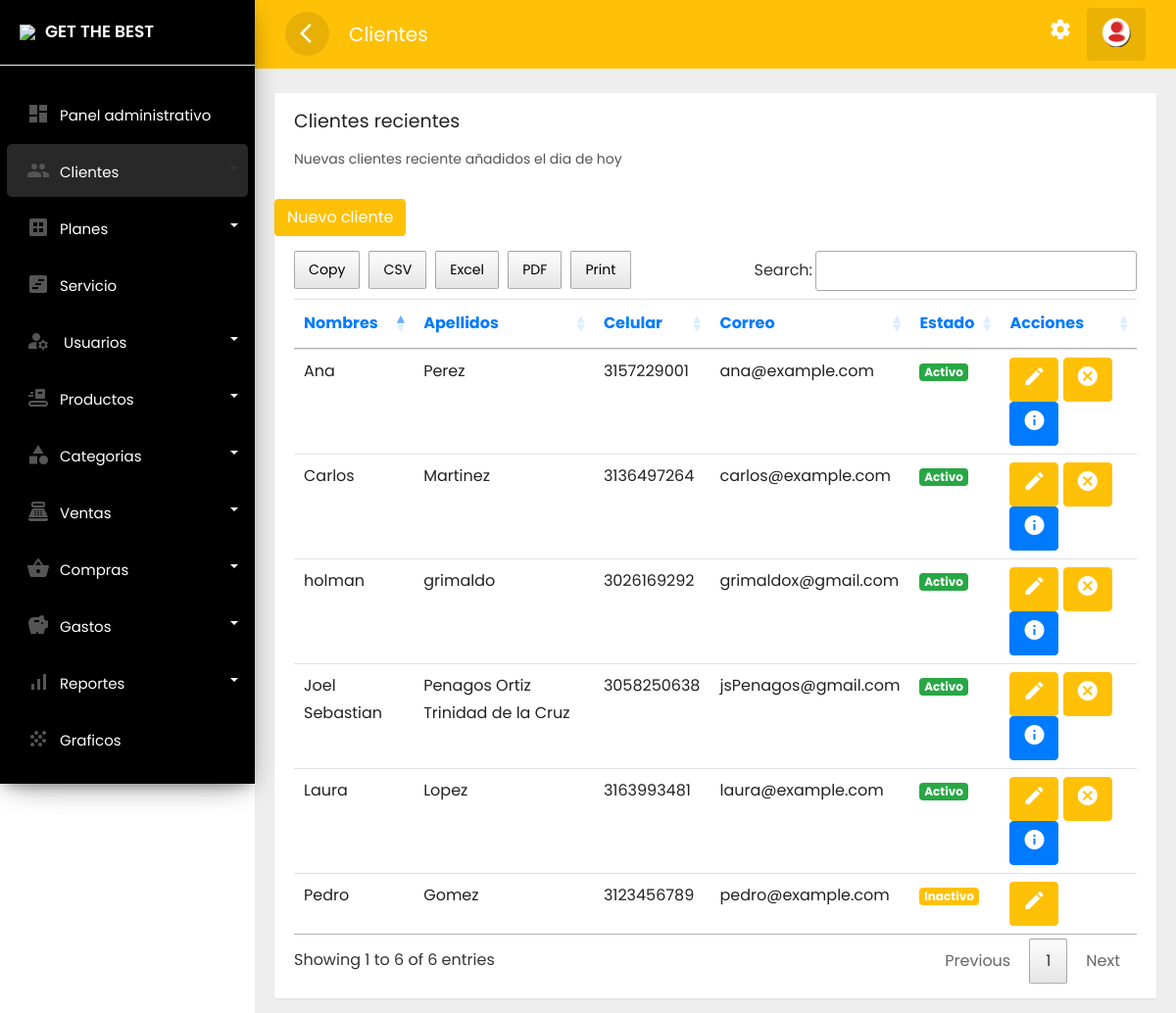
Page /frontend/clientes/mostrar.php (signed in) on the committed database.
### tables this page shows
CREATE TABLE `clientes` (
  `idclie` int(11) NOT NULL,
  `numid` char(8) NOT NULL,
  `nomcli` text NOT NULL,
  `apecli` text NOT NULL,
  `naci` date NOT NULL,
  `correo` varchar(30) NOT NULL,
  `celu` char(10) NOT NULL,
  `estad` varchar(15) NOT NULL,
  `fere` timestamp NOT NULL DEFAULT current_timestamp()
);

### frontend/clientes/mostrar.php (the view, shortened to what this page needs)
<?php if(isset($_SESSION['id'])) { ?>
<!doctype html>
<html lang="es">
  <head>
        <link rel="stylesheet" href="../../backend/css/bootstrap.min.css">
        <link rel="stylesheet" href="../../backend/css/custom.css">
        <link rel="stylesheet" href="../../backend/css/loader.css">
    <link rel="stylesheet" type="text/css" href="../../backend/css/datatable.css">
    <link rel="stylesheet" type="text/css" href="../../backend/css/buttonsdataTables.css">
    <link rel="stylesheet" type="text/css" href="../../backend/css/font.css">
  </head>
  <body>
<div class="wrapper">
        <nav id="sidebar">
            <div class="sidebar-header">
                <h3><img src="../../backend/img/favicon.png" class="img-fluid"/><span>GET THE BEST</span></h3>
            </div>
            <ul class="list-unstyled components">
               <li  class="">
                    <a href="../administrador/escritorio.php" class="dashboard"><i class="material-icons">dashboard</i><span>Panel administrativo</span></a>
                </li>
                <li class="dropdown active">
                    <a href="#homeSubmenu1" data-toggle="collapse" aria-expanded="false" class="dropdown-toggle">
                         <i class="material-icons">group</i><span>Clientes</span></a>
                </li>
                <li class="dropdown">
                    <a href="#pageSubmenu2" data-toggle="collapse" aria-expanded="false" class="dropdown-toggle">
                         <i class="material-icons">dataset</i><span>Planes</span></a>
                </li>
                <li class="">
                    <a href="../servicio/mostrar.php"><i class="material-icons">view_timeline</i><span>Servicio</span></a>
                </li>
                     <li class="dropdown">
                    <a href="#pageSubmenu3" data-toggle="collapse" aria-expanded="false" class="dropdown-toggle">
                         <i class="material-icons">manage_accounts</i>
                         <span>Usuarios</span></a>
                </li>
                      <li class="dropdown">
                    <a href="#pageSubmenu4" data-toggle="collapse" aria-expanded="false" class="dropdown-toggle">
                         <i class="material-icons">conveyor_belt</i><span>Productos</span></a>
                </li>
                    <li class="dropdown">
                    <a href="#pageSubmenu5" data-toggle="collapse" aria-expanded="false" class="dropdown-toggle">
                         <i class="material-icons">category</i><span>Categorias</span></a>
                </li>
                  <li class="dropdown">
                    <a href="#pageSubmenu6" data-toggle="collapse" aria-expanded="false" class="dropdown-toggle">
                         <i class="material-icons">point_of_sale</i><span>Ventas</span></a>
                </li>
                 <li class="dropdown">
                    <a href="#pageSubmenu09" data-toggle="collapse" aria-expanded="false" class="dropdown-toggle">
                         <i class="material-icons">shopping_basket</i><span>Compras</span></a>
                </li>
                <li class="dropdown">
                    <a href="#pageSubmenu010" data-toggle="collapse" aria-expanded="false" class="dropdown-toggle">
                         <i class="material-icons">savings</i><span>Gastos</span></a>
                </li>
                    <li class="dropdown">
                    <a href="#pageSubmenu7" data-toggle="collapse" aria-expanded="false" class="dropdown-toggle">
                         <i class="material-icons">signal_cellular_alt</i><span>Reportes</span></a>
                </li>
                <li class="">
                    <a href="../graficos/mostrar.php"><i class="material-icons">grain</i><span>Graficos</span></a>
                </li>
               <li class="">
                    <a href="../cuenta/configuracion.php"><i class="material-icons">settings</i><span>Configuracion</span></a>
                </li>
            </ul>
        </nav>
        <div id="content">
          <div class="top-navbar">
            <nav class="navbar navbar-expand-lg">
                <div class="container-fluid">
                    <button type="button" id="sidebarCollapse" class="d-xl-block d-lg-block d-md-mone d-none">
                        <span class="material-icons">arrow_back_ios</span>
                    </button>
                         <a class="navbar-brand" href="#"> Clientes </a>
                    <div class="collapse navbar-collapse d-lg-block d-xl-block d-sm-none d-md-none d-none" id="navbarSupportedContent">
                        <ul class="nav navbar-nav ml-auto">
                         <li class="nav-item">
                                <a class="nav-link" href="../cuenta/configuracion.php">
                                        <span class="material-icons">settings</span>
                                        </a>
                            </li>
                            <li class="dropdown nav-item active">
                                <a href="#" class="nav-link" data-toggle="dropdown">
                                   <img src="../../backend/img/reere.png" >
                               </a>
                            </li>
                        </ul>
                    </div>
                </div>
            </nav>
         </div>
               <div class="main-content">
                         <div class="row ">
                        <div class="col-lg-12 col-md-12">
                            <div class="card" style="min-height: 485px">
                                <div class="card-header card-header-text">
                                    <h4 class="card-title">Clientes recientes</h4>
                                    <p class="category">Nuevas clientes reciente añadidos el dia de hoy</p>
                                </div>
                                <br>
                                <a href="../clientes/nuevo.php" class="btn btn-danger text-white"
                            >Nuevo cliente</a>
                            <br>
                                <div class="card-content table-responsive">
                                    <?php
                               require '../../backend/bd/ctconex.php';
 $sentencia = $connect->prepare("SELECT * FROM clientes order BY nomcli DESC;");
 $sentencia->execute();
$data =  array();
if($sentencia){
  while($r = $sentencia->fetchObject()){
    $data[] = $r;
  }
}
   ?>
   <?php if(count($data)>0):?>
                                    <table class="table table-hover" id="example">
                                        <thead class="text-primary">
                                            <tr>
                                            <th>Nombres</th>
                                            <th>Apellidos</th>
                                            <th>Celular</th>
                                            <th>Correo</th>
                                            <th>Estado</th>
                                            <th>Acciones</th>
                                        </tr></thead>
                                        <tbody>
                                            <?php foreach($data as $g):?>
                                            <tr>
                                                <td><?php echo  $g->nomcli; ?></td>
                                                <td><?php echo  $g->apecli; ?></td>
                                                <td><?php echo  $g->celu; ?></td>
                                                <td><?php echo  $g->correo; ?></td>
                                                <td><?php    if($g->estad =='Activo')  { ?>
    <span class="badge badge-success">Activo</span>
               <?php  }   else {?>
    <span class="badge badge-danger">Inactivo</span>
     <?php  } ?> </td>
                                                <td>
        <?php    if($g->estad =='Activo')  { ?>
    <a class="btn btn-warning text-white" href="../clientes/actualizar.php?id=<?php echo  $g->idclie; ?>"><i class='material-icons' data-toggle='tooltip' title='crear'>edit</i></a>
    <a class="btn btn-danger text-white" href="../clientes/eliminar.php?id=<?php echo  $g->idclie; ?>"><i class='material-icons' data-toggle='tooltip' title='crear'>cancel</i></a>
    <a class="btn btn-primary text-white" href="../clientes/informacion.php?id=<?php echo  $g->idclie; ?>"><i class='material-icons' data-toggle='tooltip' title='crear'>info</i></a>
                <?php  }   else {?>
<a class="btn btn-warning text-white" href="../clientes/actualizar.php?id=<?php echo  $g->idclie; ?>"><i class='material-icons' data-toggle='tooltip' title='crear'>edit</i></a>
            <?php  } ?>
                                                </td>
                                            </tr>
                                            <?php endforeach; ?>
                                        </tbody>
                                    </table>
    <?php endif; ?>
                                </div>
                            </div>
                        </div>
                    </div>
                         </div>
        </div>
    </div>
  </body>
  </html>
<?php }else{
    header('Location: ../erro404.php');
 } ?>

### backend/css/custom.css (style rules this page uses)
body, html { line-height: 1.8; font-family: 'Poppins', sans-serif; color: #555e58; text-transform:none; text-rendering: optimizeLegibility !important; -webkit-font-smoothing: antialiased !important; font-weight: 400; margin:0px; padding:0px; }
h1, h2, h3, h4, h5, h6, .h1, .h2, .h3, .h4 { font-weight: 400; line-height: 1.5em; }
p { font-size: 15px; margin: 12px 0 0; line-height: 24px; }
a { color: #333; font-weight: 400; }
button { cursor:pointer; }
ul, ol { padding: 0; margin:0px; list-style: none; }
a, a:hover, a:focus { color: #333; text-decoration: none; transition: all 0.3s; }
.material-icons { font-family: 'Material Icons'; font-weight: normal; font-style: normal; font-size: 24px; display: inline-block; line-height: 1; text-transform: none; letter-spacing: normal; word-wrap: normal; white-space: nowrap; direction: ltr; -webkit-font-smoothing: antialiased; text-rendering: optimizeLegibility; -moz-osx-font-smoothing: grayscale; font-feature-settings: 'liga'; }
.wrapper { position: relative; width:100%; overflow:auto; }
#sidebar { position:fixed; height:100vh!important; top: 0; bottom: 0; left: 0; z-index:11; width: 260px; overflow:auto; transition:all 0.3s ; background: black; box-shadow: 0 10px 30px -12px rgb(0 0 0 / 42%), 0 4px 25px 0px rgb(0 0 0 / 12%), 0 8px 10px -5px rgb(0 0 0 / 20%); }
#sidebar .sidebar-header { padding:20px; background-color:black; border-bottom:1px solid #eee; }
.sidebar-header h3 { color:white; font-size:17px; margin:0px; text-transform:none; transition:all 0.5s ease; font-weight:600; }
.sidebar-header h3 img { width:45px; margin-right:10px; }
#sidebar ul li { padding:2px 7px; }
#sidebar ul li.active>a { color: #333; background-color: rgba(200, 200, 200, 0.2); }
.dropdown-toggle::after { position: absolute; right: 10px; top: 23px; }
#sidebar ul.components { padding: 20px 0; }
#sidebar ul li a { padding: 10px; line-height: 30px; border-radius:5px; font-size: 15px; position:relative; font-weight: 400; display: block; color: white; }
#sidebar ul li a span { text-transform:none; display:inline-block; color: white; }
#sidebar ul li a i { position: relative; margin-right: 10px; top: 5px; color: #555555; margin-left: 10px; }
#content { position: relative; transition: all 0.3s; background-color: #EEEEEE; }
.top-navbar { width:100%; z-index:9; position:relative; }
.main-content { padding:10px 20px 0px 20px; position: relative; width: 100%; }
.navbar { background-color: #ffc107; color: #FFFFFF; }
.navbar-brand { color: #FFFFFF; }
.navbar button { background-color:transparent; border:none; }
.navbar button span { color:#fff; }
#sidebarCollapse { border-radius:50%; width:45px; height:45px; text-align:center; line-height:45px; margin-right:20px; border:none; color: #FFFFFF; background-color: rgba(0, 0, 0, 0.09); }
#sidebarCollapse span { margin: 9px; padding: 0px; }
.navbar-nav > li.active { color: #FFFFFF; border-radius:4px; background-color: rgba(0, 0, 0, 0.08); }
.navbar-nav > li > a { color: #FFFFFF; }
.navbar-nav li a { position: relative; display: block; padding: 10px 15px!important; }
.card { margin: 10px 0; }
.card { border-radius: 0px!important; }
.card { display: inline-block; position: relative; border:none!important; width: 100%; margin:15px 0; box-shadow: 0 1px 2px rgb(0 0 0 / 8%); border-radius: 6px; color: rgba(0,0,0, 0.87); background: #fff; }
.card .card-header { padding: 15px 20px 0; z-index: 3; background-color:#fff!important; border-bottom:none; }
.card .card-content { padding: 15px 20px; position: relative; }
.card .category:not([class*="text-"]) { color: #555555; font-size: 14px; font-weight: 400; }
.card .card-title:not(.card-calendar .card-title) { margin-top: 0; margin-bottom: 5px; }
.card .card-header-text h4 { margin-top: 0; margin-bottom: 3px; font-size:19px; font-weight: 400; color: #222222; text-decoration: none; }
.table > thead > tr > th { border-bottom-width: 1px; font-size: 16px; font-weight: 400; }
@media only screen and (min-width:992px) { #content { width: calc(100% - 260px); position: relative; float: right; transition: all 0.3s; background-color: #EEEEEE; } }

### rows in the picture
clientes: nomcli "Pedro", apecli "Gomez", celu "3123456789", correo "pedro@example.com", estad "Inactivo"
clientes: nomcli "Laura", apecli "Lopez", celu "3163993481", correo "laura@example.com", estad "Activo"
clientes: nomcli "Joel Sebastian", apecli "Penagos Ortiz Trinidad de la Cruz", celu "3058250638", correo "jsPenagos@gmail.com", estad "Activo"
clientes: nomcli "holman", apecli "grimaldo", celu "3026169292", correo "grimaldox@gmail.com", estad "Activo"
clientes: nomcli "Carlos", apecli "Martinez", celu "3136497264", correo "carlos@example.com", estad "Activo"
clientes: nomcli "Ana", apecli "Perez", celu "3157229001", correo "ana@example.com", estad "Activo"
